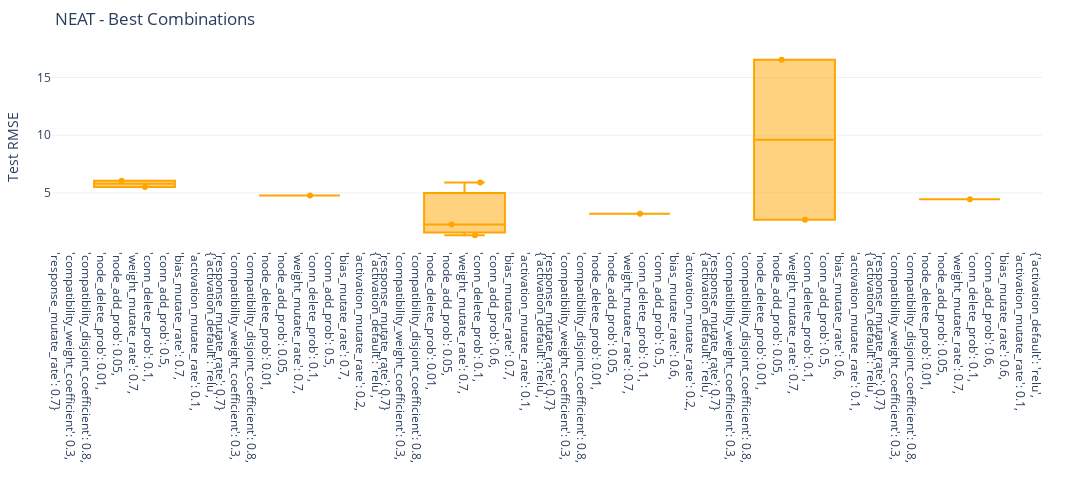

Notebook cell for this chart:
### Markdown cell above
-

### Code cell
test_best_combs(model_name=MODEL_NAME)

### Figure 1 — Plotly figure (JSON) as saved in the notebook; plotly's stock layout.template omitted (floating-point values rounded to 4 significant figures)
{"data": [{"boxpoints": "all", "jitter": 0.5, "line": {"color": "orange"}, "name": "{'activation_default': 'relu',<br>'activation_mutate_rate': 0.1,<br>'bias_mutate_rate': 0.7,<br>'conn_add_prob': 0.5,<br>'conn_delete_prob': 0.1,<br>'weight_mutate_rate': 0.7,<br>'node_add_prob': 0.05,<br>'node_delete_prob': 0.01,<br>'compatibility_disjoint_coefficient': 0.8,<br>'compatibility_weight_coefficient': 0.3,<br>'response_mutate_rate': 0.7}", "pointpos": 0, "type": "box", "y": [6.06, 5.519]}, {"boxpoints": "all", "jitter": 0.5, "line": {"color": "orange"}, "name": "{'activation_default': 'relu',<br>'activation_mutate_rate': 0.2,<br>'bias_mutate_rate': 0.7,<br>'conn_add_prob': 0.5,<br>'conn_delete_prob': 0.1,<br>'weight_mutate_rate': 0.7,<br>'node_add_prob': 0.05,<br>'node_delete_prob': 0.01,<br>'compatibility_disjoint_coefficient': 0.8,<br>'compatibility_weight_coefficient': 0.3,<br>'response_mutate_rate': 0.7}", "pointpos": 0, "type": "box", "y": [4.784]}, {"boxpoints": "all", "jitter": 0.5, "line": {"color": "orange"}, "name": "{'activation_default': 'relu',<br>'activation_mutate_rate': 0.1,<br>'bias_mutate_rate': 0.7,<br>'conn_add_prob': 0.6,<br>'conn_delete_prob': 0.1,<br>'weight_mutate_rate': 0.7,<br>'node_add_prob': 0.05,<br>'node_delete_prob': 0.01,<br>'compatibility_disjoint_coefficient': 0.8,<br>'compatibility_weight_coefficient': 0.3,<br>'response_mutate_rate': 0.7}", "pointpos": 0, "type": "box", "y": [5.905, 1.33, 2.252]}, {"boxpoints": "all", "jitter": 0.5, "line": {"color": "orange"}, "name": "{'activation_default': 'relu',<br>'activation_mutate_rate': 0.2,<br>'bias_mutate_rate': 0.6,<br>'conn_add_prob': 0.5,<br>'conn_delete_prob': 0.1,<br>'weight_mutate_rate': 0.7,<br>'node_add_prob': 0.05,<br>'node_delete_prob': 0.01,<br>'compatibility_disjoint_coefficient': 0.8,<br>'compatibility_weight_coefficient': 0.3,<br>'response_mutate_rate': 0.7}", "pointpos": 0, "type": "box", "y": [3.202]}, {"boxpoints": "all", "jitter": 0.5, "line": {"color": "orange"}, "name": "{'activation_default': 'relu',<br>'activation_mutate_rate': 0.1,<br>'bias_mutate_rate': 0.6,<br>'conn_add_prob': 0.5,<br>'conn_delete_prob': 0.1,<br>'weight_mutate_rate': 0.7,<br>'node_add_prob': 0.05,<br>'node_delete_prob': 0.01,<br>'compatibility_disjoint_coefficient': 0.8,<br>'compatibility_weight_coefficient': 0.3,<br>'response_mutate_rate': 0.7}", "pointpos": 0, "type": "box", "y": [16.54, 2.682]}, {"boxpoints": "all", "jitter": 0.5, "line": {"color": "orange"}, "name": "{'activation_default': 'relu',<br>'activation_mutate_rate': 0.1,<br>'bias_mutate_rate': 0.6,<br>'conn_add_prob': 0.6,<br>'conn_delete_prob': 0.1,<br>'weight_mutate_rate': 0.7,<br>'node_add_prob': 0.05,<br>'node_delete_prob': 0.01,<br>'compatibility_disjoint_coefficient': 0.8,<br>'compatibility_weight_coefficient': 0.3,<br>'response_mutate_rate': 0.7}", "pointpos": 0, "type": "box", "y": [4.458]}], "layout": {"height": 500, "margin": {"b": 20, "l": 50, "r": 50, "t": 50}, "showlegend": false, "title": {"text": "NEAT - Best Combinations"}, "width": 1100, "xaxis": {"title": {"text": ""}}, "yaxis": {"range": [0, null], "title": {"text": "Test RMSE"}}}}
